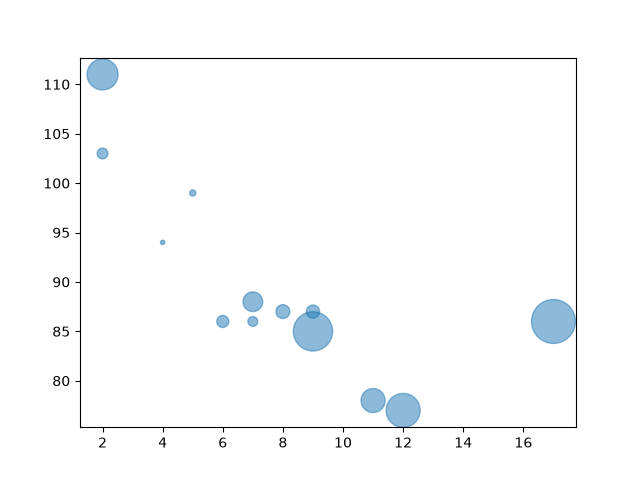

Reproduce this figure in Python.
# To adjust the transparency of the dots, use `alpha` argument

import matplotlib.pyplot as plt

x = [5,7,8,7,2,17,2,9,4,11,12,9,6]
y = [99,86,87,88,111,86,103,87,94,78,77,85,86]
sizes = [20,50,100,200,500,1000,60,90,10,300,600,800,75]

plt.scatter(x, y, s=sizes, alpha=0.5)
plt.savefig("07_alpha.png")
